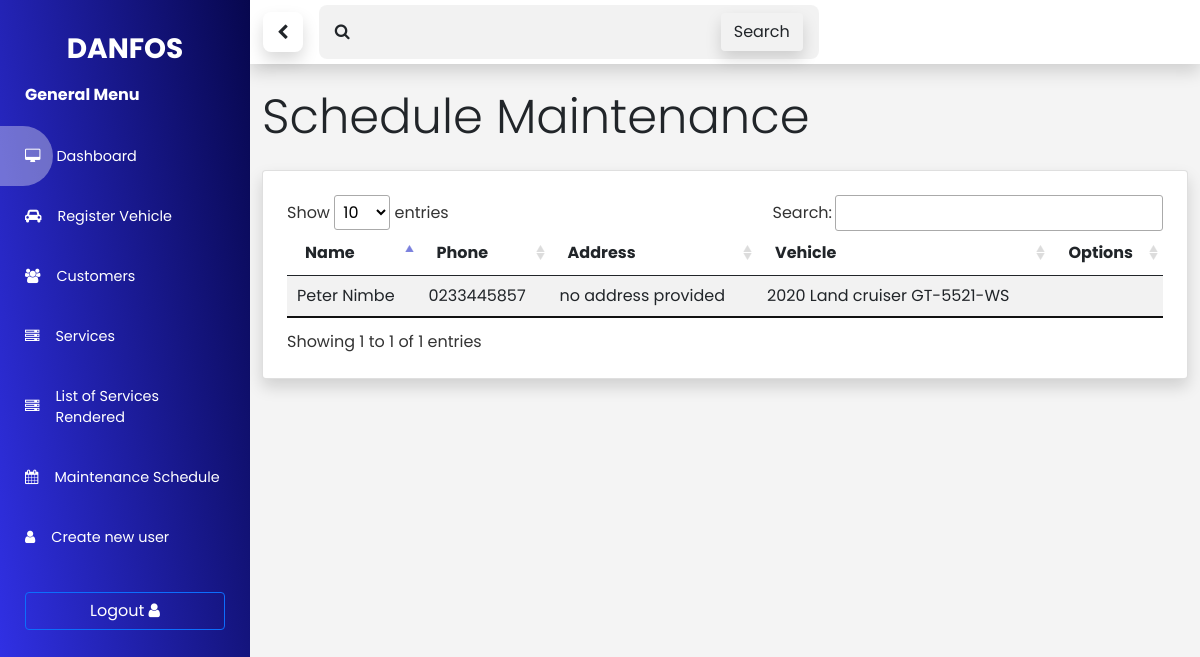
The page /vehicle/maintenance/shedule (signed in) on the database as committed earlier.
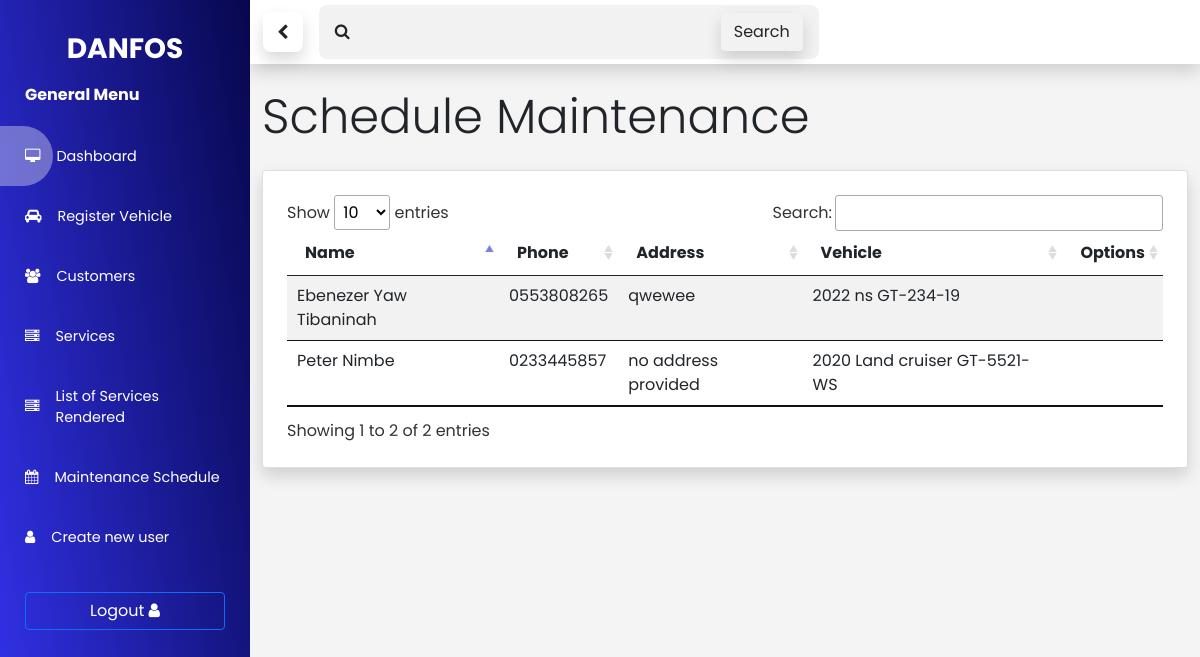
The same page on the database as committed later.
### vehicle/models.py (models this page shows, shortened)
class ScheduleMaintenance(models.Model):
  customer = models.OneToOneField(to=Customer, on_delete=models.CASCADE, primary_key=True, unique=True)
  date = models.DateField(auto_now_add=True)
  created_at = models.DateTimeField(auto_now=True)

class Customer(models.Model):
  id = models.AutoField(primary_key=True)
  fullname = models.CharField(max_length=200)
  phone = models.CharField(max_length=10)
  email = models.EmailField(max_length=100, blank=True)
  address = models.TextField(default='no address provided', blank=True)
  vehicles = models.ManyToManyField(Vehicle, related_name='vehicles' , blank=True)
  created_at = models.DateTimeField(auto_now_add=True)
  @property
  def get_vehicle(self):
    vec =  [v for v in self.vehicles.all()]
    return 'None' if vec == [] else vec[0]

class Vehicle(models.Model):
  id = models.AutoField(primary_key=True)
  vehicle_year = models.CharField(max_length=4, blank=True)
  vehicle_type = models.CharField(choices=(VEHICLE_TYPES), max_length=15)
  vehicle_make = models.CharField(max_length=100,)
  vehicle_model = models.CharField(max_length=100,)
  vehicle_number_plate = models.CharField(max_length=100, blank=True)
  def __str__(self):
    return '{} {} {}'.format(self.vehicle_year, self.vehicle_make, self.vehicle_number_plate)

### vehicle/views.py (the view, shortened to what this page needs)
# urls.py: path('vehicle/maintenance/shedule', maintenance_schedule, name='maintenance_schedule'),
@login_required(login_url='auth/login')
def maintenance_schedule(request):
  context = {}
  qs = None
  qs = ScheduleMaintenance.objects.all()
  context['customers'] = qs
  print(context['customers'])
  return render(request, 'vehicle/maintenance_schedule.html', context)

### vehicle/templates/vehicle/maintenance_schedule.html (shortened to what this page needs)
{% extends "admin_base.html" %}
{% block Content %}
  <div class="container">
    <h3 class="display-5 py-4">Schedule Maintenance</h3>
    <div class="card shadow p-4">
      <table id="customer-table" class="table table-striped">
        <thead>
          <tr>
            <th>Name</th>
            <th>Phone</th>
            <th>Address</th>
            <th>Vehicle</th>
            <th>Options</th>
          </tr>
        </thead>
        <tbody>
          {% if customers %}
            {% for customer in customers  %}
              <tr>
                <td>{{customer.customer.fullname}}</td>
                <td>{{customer.customer.phone}}</td>
                <td>{{customer.customer.address}}</td>
                <td>{{customer.customer.get_vehicle}}</td>
                <td class='text-danger'>
                </td>
              </tr>
            {% endfor %}
          {% endif %}
        </tbody>
      </table>
    </div>
  </div>
{% endblock Content %}

Rows that differ between the two databases and show on the page:
added ScheduleMaintenance: customer.fullname "Ebenezer Yaw Tibaninah", customer.phone "0553808265", customer.address "qwewee", customer.get_vehicle "2022 ns GT-234-19"
Other text that changed with them:
text written by a page script: "Show entries Search: Showing 1 to 1 of 1 entries" → "Show entries Search: Showing 1 to 2 of 2 entries"
